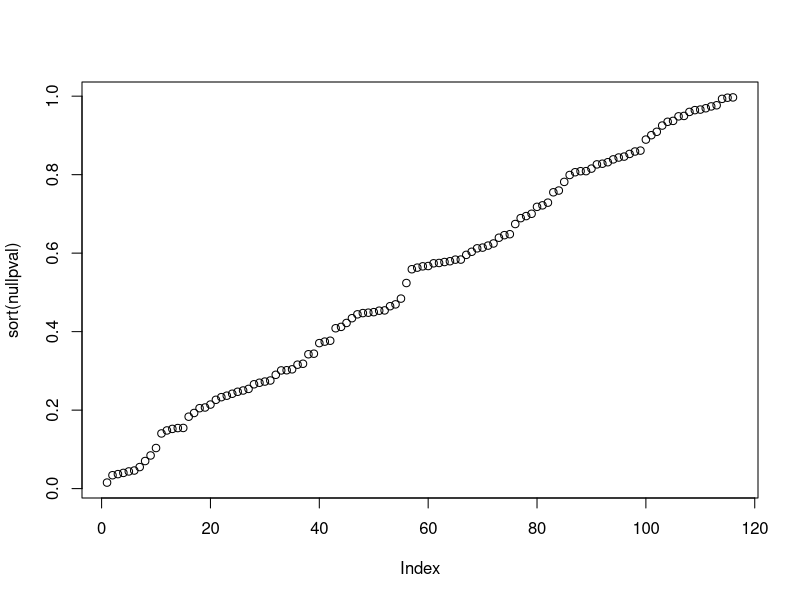
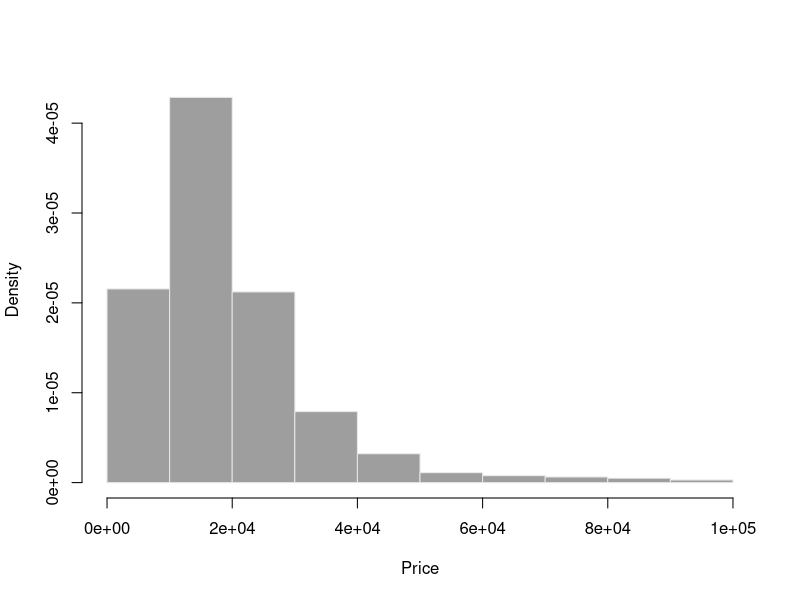
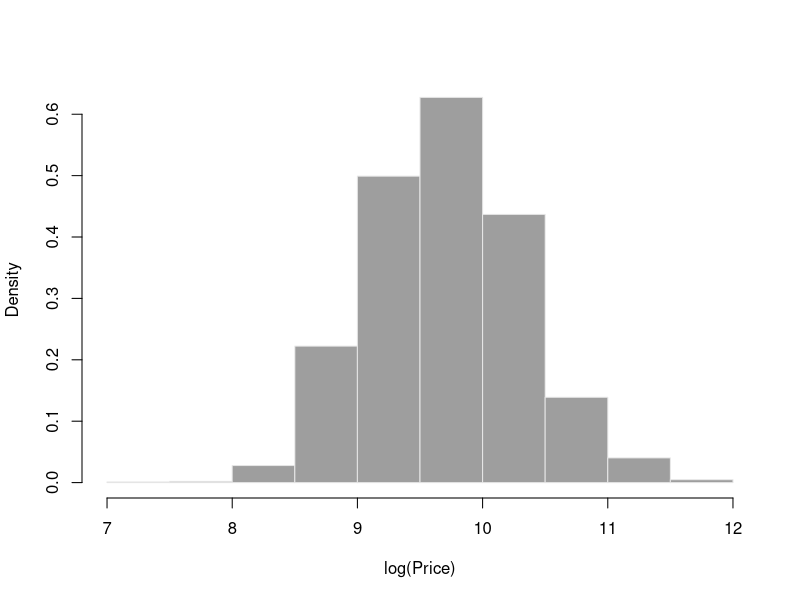
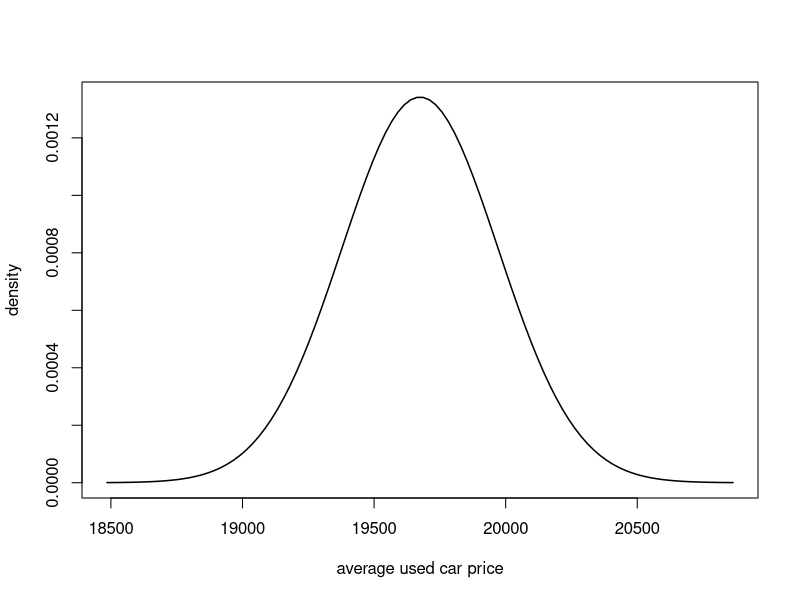
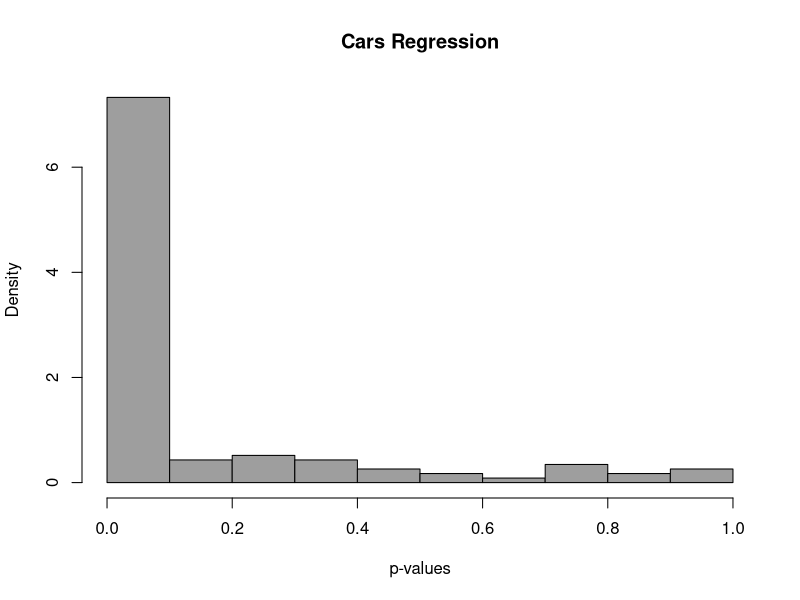
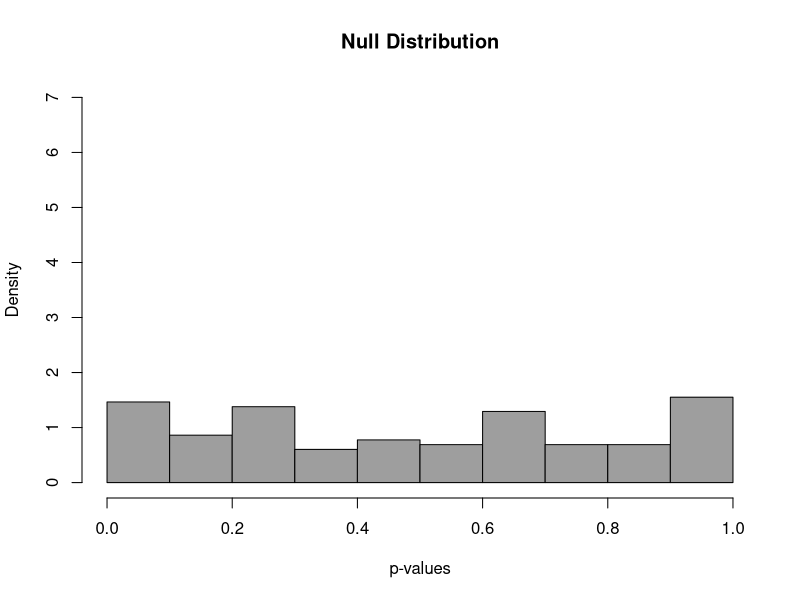
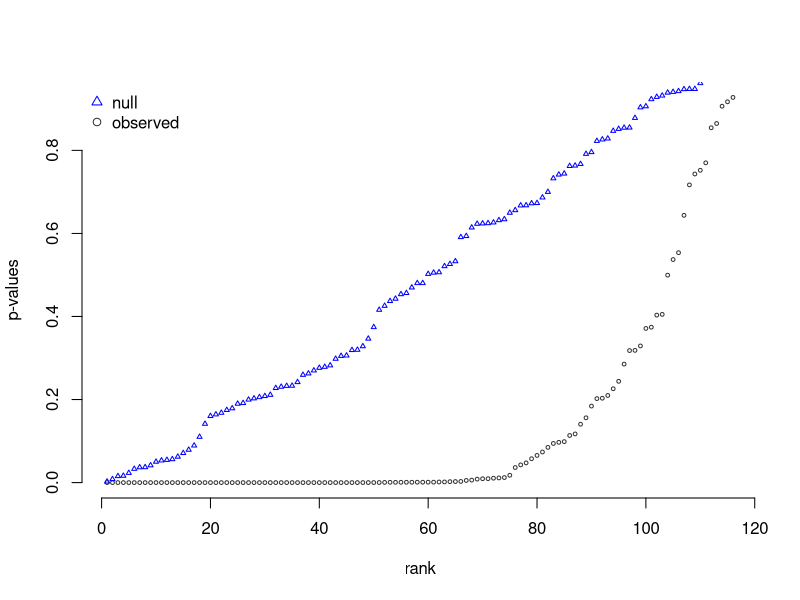
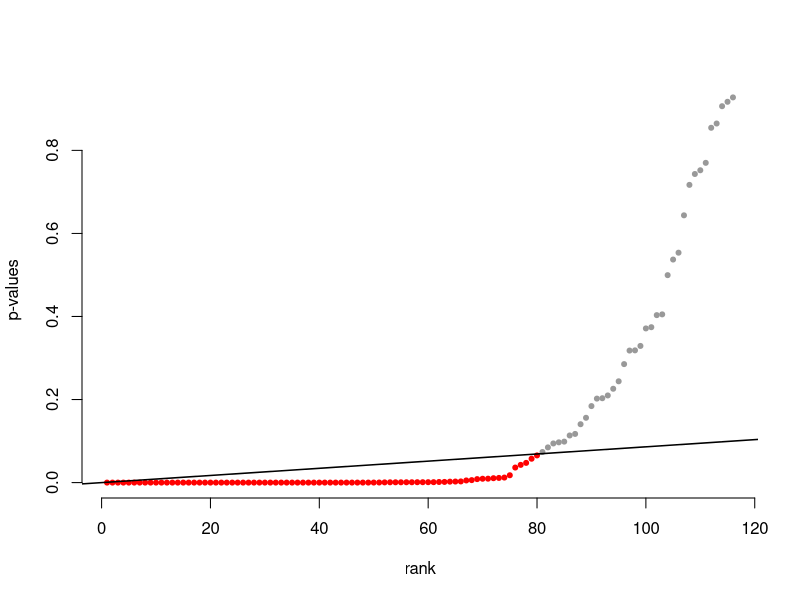

Recreate these plots in R, in order. (Note: this script raises an error after producing the figures.)

# Import the data file on cars for sale into R
Cars <- read.csv("SoCalCars.csv", stringsAsFactors = TRUE)

# We'll now take a sample we feel is representative of used cars we want to test
# This sample includes used cars  with prices at or below $100,000, and mileage greater than or equal to 10,000 miles
# but less than 150,000 miles.
Cars <- subset(Cars,
        Cars$type != "New" & Cars$mileage >= 10000 & 
        Cars$mileage <= 150000 & Cars$price < 100000 & Cars$year >= 1970)[,-1]
# note that since the imported dataset has column names, it will be treated as a dataframe
# View the dimensions of the Cars dataset with dim()
dim(Cars) # output will be number of rows then number of columns

# View the unconditional mean of the price of car listings
mean(Cars$price)
# Compute the variance of the mean price for cars listed for sale, we use na.rm=TRUE here as well
var(Cars$price)/nrow(Cars)
# and the standard error (square root of the variance)
sd(Cars$price)/sqrt(nrow(Cars))

## Generates figure 3.1, two histograms for price of cars
# The hist() function calls the histogram
png('SoCalCarsHistRaw.png', width=4, height=4, units="in", res=720)
hist(Cars$price, 
     freq=FALSE,
     main="", 
     xlab="Price", 
     col=8, 
     border="grey90"
)
dev.off()
png('SoCalCarsHistLog.png', width=4, height=4, units="in", res=720)
hist(log(Cars$price), 
     freq=FALSE, 
     main="", 
     col=8,
     border="grey90",
     xlab="log(Price)"
)
dev.off()

# If we consider the Cars dataset to be a sample of the cars for sale in 
# Southern California, then the sampling distribution's mean should be
xbar <- mean(Cars$price)
# The sampling distribution's standard deviation should be
xbse <- sd(Cars$price)/sqrt(nrow(Cars))
# Note that nrow() computes the number of rows/observations for a given dataframe

## Plot the sampling distribution
# First, create a vector of values to be fed in the sampling distrubtion pdf
calc_values <- seq(xbar-4*xbse,xbar+4*xbse,length=100)
# Note the values chosen above are based on the distribution of prices in the data
# Second, feed the values created above into the sampling distribution pdf created 
# with dnorm function
samp_pdf_values <- dnorm(calc_values, xbar, xbse)
# Third, plot the calc_values versus the sample_pdf_values for a view of the sample distribution
pdf("SoCalCarsMeanDensity.pdf", width=4, height=4)
plot(calc_values, 
     samp_pdf_values, 
     type="l", 
     lwd=1.5,
     xlab="average used car price", 
     ylab="density"
)
dev.off()

## hypothesis testing

# model for CPO price premium
summary( glm(price ~ certified, data=Cars) )
# 95% confidence interval for overall car average price
19674.96 + 1.96*297.3*c(-1,1) 
# ~95% confidence interval for CPO premium 
14331 + c(-2,2)*1363.6

# larger car regression model.  First we relevel the reference levels
Cars$make <- relevel(Cars$make, "Ford")
Cars$body <- relevel(Cars$body, "Sedan")
Cars$city <- relevel(Cars$city, "Costa Mesa")


carsreg <- glm(log(price) ~ log(mileage) + make + 
       year + certified + body + city, data=Cars)
summary(carsreg)

# Extract p-values for each regressor from the regression ouput
pvals <- summary(carsreg)$coef[-1,"Pr(>|t|)"]
length(pvals)
nullps <- runif(116)

png('SoCalCarsPvals.png', width=5, height=5, units="in", res=720)
hist(pvals, col=8, breaks=10, xlab="p-values", main="Cars Regression", freq=FALSE)
dev.off()


png('SoCalCarsNullPvals.png', width=5, height=5, units="in", res=720)
hist(nullps, col=8, breaks=10, xlab="p-values", main="Null Distribution", ylim=c(0,7), freq=FALSE)
dev.off()


# Function to get significance cut-off alpha from FDR q
fdr_cut <- function(pvals, q){
        pvals <- pvals[!is.na(pvals)]
        N <- length(pvals)
        k <- rank(pvals, ties.method="min")
        max(pvals[ pvals<= (q*k/N) ])
}
# @ 1/10% FDR
cutoff10 <- fdr_cut(pvals,q=.1)
print(cutoff10)
print(sum(pvals<=cutoff10))

# produce the order statistic plots and  the FDR control plot
sig <- factor(pvals<=cutoff10)
png('SoCalCarsOrderedPvals.png', width=4, height=4, units="in", res=720)
plot(sort(pvals), pch=21, cex=.5, col="gray20",
    bty="n", xlab="rank", ylab="p-values")
points(sort(nullps), pch=24, cex=.5, col="blue")
legend("topleft", legend=c("null","observed"), pch=c(24,21), 
       col=c("blue", "gray20"), bty="n")
dev.off()

png('SoCalCarsFDR.png', width=4, height=4, units="in", res=720)
plot(sort(pvals),
     col=c("grey60","red")[sig[order(pvals)]], 
     # above colors the significant p-values red
     pch=20, bty="n", xlab="rank", ylab="p-values" )

## Add the line of significance for q=0.1
q <- 0.1
abline(a=0, b=0.1/length(pvals), lwd=1.5)
dev.off()


nullpval <- runif(length(pvals))
plot(sort(nullpval))

### prediction

# conditional expectation CI
Cars[c(1000),c("make","model","year","mileage")]
(caravan <- predict(carsreg, Cars[c(1000),], se.fit=TRUE))
caravan$fit + c(-2,2)*caravan$se.fit
exp(caravan$fit + c(-2,2)*caravan$se.fit)
# prediction interval
predvar <- caravan$se.fit^2 + caravan$residual.scale^2
sqrt(predvar)
caravan$fit + c(-2,2)*sqrt(predvar)
exp(caravan$fit+ c(-2,2)*sqrt(predvar))

### bootstrapping

## basic bootstrap for average price
B <- 1000
set.seed(3)
muhats <- c() # empty set of estimates 
for(b in 1:B){ # we'll draw B estimates
    # resample with-replacement and estimate mu.hat
    samp_b <- sample.int(nrow(Cars), replace=TRUE)
    muhat_b <- mean(Cars$price[samp_b])
    muhats <- c(muhats, muhat_b) # append to the set
}
sd(muhats)

pdf("SoCalCarsBootPrice.pdf", width=4, height=4)
hist(muhats, main="", xlab="average used car price", freq=FALSE,
     col=8, border="grey90", breaks=20,
     xlim=c(xbar-4*xbse,xbar+4*xbse), 
     ylim=c(0, max(samp_pdf_values)) )
lines(calc_values, 
     samp_pdf_values, 
     type="l", 
     col="blue"
)
dev.off()

### making decisions with the bootstrap

## 
( z <- (mean(Cars$price) - 20000)/296 )
2*pnorm(-abs(z))

### mileage elasticity of price
# glm analysis results
betaStats <- summary(carsreg)$coef["log(mileage)",]
round(betaStats, 5)

# function 
getBeta <- function(data, obs){
    fit <- glm(log(price) ~ log(mileage) + make + year 
               + certified + body + city, data=data[obs,])
    return(fit$coef["log(mileage)"])
}
getBeta(Cars, 1:nrow(Cars))

#########
library(parallel)
library(boot)
detectCores()
system.time( boot(Cars, getBeta, 2000) )
system.time( boot(Cars, getBeta, 2000, parallel="multicore", ncpus=8) )
system.time( boot(Cars, getBeta, 2000, parallel="snow", ncpus=8 ) )
############

## test statistics
library(parallel)
library(boot)
( betaBoot <- boot(Cars, getBeta, 2000, 
                 parallel="snow", ncpus=detectCores()) )


(bhat <- betaStats["Estimate"])
betaBoot$t0
sd(betaBoot$t)
mean(betaBoot$t) - bhat

bhat/sd(betaBoot$t)
2*pnorm(-abs(bhat/sd(betaBoot$t)))

## HC standard errors 
library(sandwich)
library(lmtest)
VHC = vcovHC(carsreg, "HC0")
hcstats <- coeftest(carsreg, vcov = VHC)
round(hcstats["log(mileage)",], 5)

## plot them all
pdf("SoCalCarsElasticity.pdf", width=4, height=4)
hist(betaBoot$t, freq=FALSE, ylim=c(0,25), border="grey90",
     main="", xlab="price-mileage elasticity")
bhatse <- betaStats["Std. Error"]
grid <- seq(bhat-6*bhatse,bhat+6*bhatse,length=100)
lines(grid, dnorm(grid, bhat, bhatse), col="navy", lwd=1.5)
lines(grid, dnorm(grid, bhat, hcstats["log(mileage)","Std. Error"]), 
      col="orange", lwd=1.5)
legend("topright", legend=c("Basic","Bootstrap","HC"), 
       col=c("navy","grey","orange"), pch=15, bty="n")
dev.off()

### clustered standard errors. 
CarsByDealer <- split(Cars, Cars$dealer)
length(CarsByDealer)
getBetaBlock <- function(data, ids){
    data <- do.call("rbind",data[ids])
    fit <- glm(log(price) ~ log(mileage) + make + 
                   year + certified + body + city, data=data)
    return(fit$coef["log(mileage)"])
}
getBetaBlock(CarsByDealer, 1:length(CarsByDealer))

( betaBootB <- boot(CarsByDealer, getBetaBlock, 
                          2000, parallel="snow", ncpus=detectCores()) )

Vblock <- vcovCL(carsreg, cluster=Cars$dealer)
clstats <- coeftest(carsreg, vcov = Vblock)
round(clstats["log(mileage)",], 5)
##############

### confidence intervals
# using standard errors
bhat + c(-1,1)*1.96*sd(betaBootB$t)

quantile(betaBootB$t,c(0.025, 0.975))

betaErrors <- betaBootB$t - bhat
quantile(bhat - betaErrors,c(.025,.975))

## bias example: e^b
Cars[1000,]
( pred <- predict(carsreg, Cars[c(1000),]) )
( phat <- exp(pred) )

getPrice <- function(data, ids, xpred){
    data <- do.call("rbind",data[ids])
    fit <- glm(log(price) ~ log(mileage) + make + 
                   year + certified + body + city, data=data)
    return(exp(predict(fit,xpred)))
}
getPrice(CarsByDealer, 1:length(CarsByDealer), Cars[1000,])
( priceBoot <- boot(CarsByDealer, getPrice, xpred=Cars[1000,], 
                          2000, parallel="snow", ncpus=detectCores()) )

quantile(priceBoot$t, c(.025,.975))

priceErrors <- priceBoot$t - phat
mean(priceErrors)
quantile(phat-priceErrors, c(.025,.975))

ebhat <- exp(bhat)
ebhatBoot <- exp(betaBoot$t)
ebhatErrors <- ebhatBoot - ebhat
mean(ebhatErrors)
quantile(ebhat - ebhatErrors,c(.025,.975))
quantile(ebhatBoot,c(.025,.975))


### parametric bootstrap

CarsSim <- function(data, mle){
    n <- nrow(data)
    Ey <- predict(mle, data)
    data$price <- exp( rnorm(n, Ey, summary(mle)$dispersion)  )
    return(data)
}
simcars <- CarsSim(Cars, carsreg)
simcars[1,]


getBetaPar <- function(data){
    fit <- glm(log(price) ~ log(mileage) + make + 
                   year + certified + body + city, data=data)
    return(fit$coef["log(mileage)"])
}
( parboot <- boot(Cars, getBetaPar, 2000, 
    sim = "parametric", ran.gen = CarsSim, mle=carsreg,
    parallel="snow", ncpus=detectCores()) )

# again, but with nonconstant variance
CarsSimNCV <- function(data, mle){
    n <- nrow(data)
    Ey <- predict(mle, data)
    # replace the dispersion with abs(residuals)
    data$price <- exp( rnorm(n, Ey, abs(mle$residuals) ))
    return(data)
}
( parbootNCV <- boot(Cars, getBetaPar, 2000, 
    sim = "parametric", ran.gen = CarsSimNCV, mle=carsreg,
    parallel="snow", ncpus=detectCores()) )


betaBoot

#############################


## Bayesian estimation of generalized linear models
# You can install with install.packages("arm")
library(arm)

# Bayesian GLM
carsregBayes <- bayesglm(log(price) ~ log(mileage) + make + 
                           year + certified + body + city, data=Cars)
summary(carsregBayes)$coef["log(mileage"]

# Simulate posterior distribution for our Bayesian example
posterior <- coef(sim(carsregBayes))

bhatse <- betaStats["Std. Error"]
grid <- seq(bhat-6*bhatse,bhat+6*bhatse,length=100)

pdf("SoCalCarsBayes.pdf", width=4, height=4)
plot(grid, dnorm(grid, bhat, bhatse), xlim=range(grid), ylim=c(0,30), type="l",
    xlab="price-mileage elasticty", ylab="density", main="", bty="n", lwd=1.5, col="navy")
lines(density(betaBoot$t), col="grey50",  lwd=1.5)
lines(density(posterior[,"log(mileage)"]), col=2,  lwd=1.5)
legend("topright", legend=c("Basic","Bootstrap","Bayesian"), 
       col=c("navy","grey50","red"), pch=15, bty="n")
dev.off()
